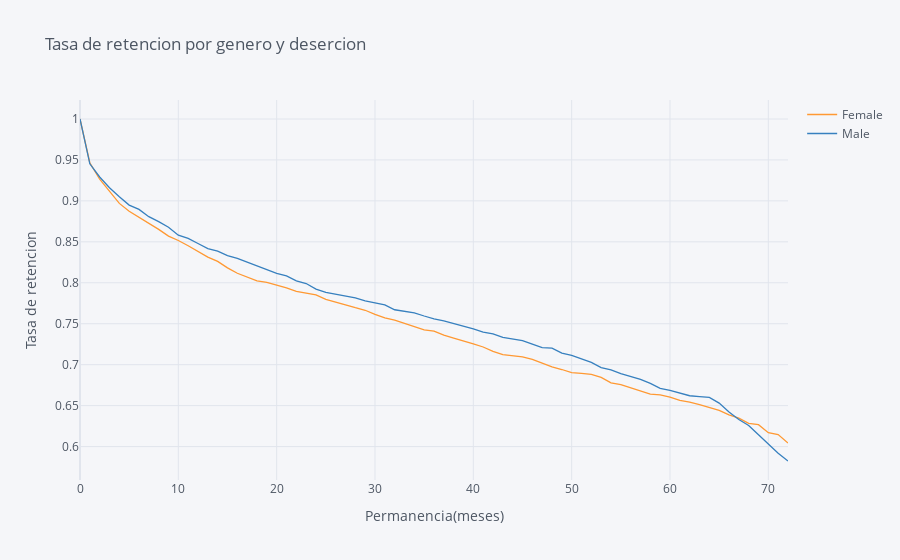

The notebook cell this image was saved under:
### Code cell
rates=survival(data, 'gender', 'tenure', 'ChurnBinary')

rates.iplot(kind='line', xTitle='Permanencia(meses)', yTitle='Tasa de retencion',
            title='Tasa de retencion por genero y desercion')

### Figure 1 — Plotly figure (JSON) as saved in the notebook; plotly's stock layout.template omitted (floating-point values rounded to 4 significant figures)
{"data": [{"line": {"color": "rgba(255, 153, 51, 1.0)", "dash": "solid", "shape": "linear", "width": 1.3}, "mode": "lines", "name": "Female", "text": "", "type": "scatter", "x": [0, 1, 2, 3, 4, 5, 6, 7, 8, 9, 10, 11, 12, 13, 14, 15, 16, 17, 18, 19, 20, 21, 22, 23, 24, 25, 26, 27, 28, 29, 30, 31, 32, 33, 34, 35, 36, 37, 38, 39, 40, 41, 42, 43, 44, 45, 46, 47, 48, 49, 50, 51, 52, 53, 54, 55, 56, 57, 58, 59, 60, 61, 62, 63, 64, 65, 66, 67, 68, 69, 70, 71, 72], "y": [1, 0.9466, 0.9265, 0.9114, 0.8969, 0.8873, 0.88, 0.8727, 0.8652, 0.857, 0.8516, 0.8452, 0.8384, 0.8314, 0.8261, 0.8182, 0.8116, 0.8068, 0.8024, 0.8005, 0.7974, 0.7939, 0.7896, 0.7876, 0.7852, 0.7798, 0.776, 0.773, 0.7695, 0.7665, 0.7615, 0.757, 0.7543, 0.7501, 0.7459, 0.7425, 0.741, 0.7361, 0.7325, 0.7284, 0.7253, 0.7216, 0.7162, 0.7123, 0.7112, 0.7094, 0.7065, 0.7023, 0.6973, 0.6941, 0.6902, 0.6895, 0.6881, 0.6845, 0.6779, 0.6756, 0.6717, 0.6683, 0.6641, 0.6632, 0.6604, 0.6565, 0.6544, 0.6511, 0.6477, 0.6441, 0.6388, 0.6346, 0.6285, 0.6267, 0.617, 0.6147, 0.6042]}, {"line": {"color": "rgba(55, 128, 191, 1.0)", "dash": "solid", "shape": "linear", "width": 1.3}, "mode": "lines", "name": "Male", "text": "", "type": "scatter", "x": [0, 1, 2, 3, 4, 5, 6, 7, 8, 9, 10, 11, 12, 13, 14, 15, 16, 17, 18, 19, 20, 21, 22, 23, 24, 25, 26, 27, 28, 29, 30, 31, 32, 33, 34, 35, 36, 37, 38, 39, 40, 41, 42, 43, 44, 45, 46, 47, 48, 49, 50, 51, 52, 53, 54, 55, 56, 57, 58, 59, 60, 61, 62, 63, 64, 65, 66, 67, 68, 69, 70, 71, 72], "y": [1, 0.9453, 0.9292, 0.9161, 0.9051, 0.8949, 0.8896, 0.8807, 0.8746, 0.8678, 0.8582, 0.8541, 0.848, 0.8418, 0.8386, 0.8333, 0.8297, 0.825, 0.8206, 0.8153, 0.8116, 0.8085, 0.8023, 0.7991, 0.7923, 0.7882, 0.7857, 0.7832, 0.7815, 0.778, 0.7758, 0.773, 0.7671, 0.7647, 0.7633, 0.7595, 0.756, 0.7535, 0.7504, 0.7473, 0.7436, 0.7399, 0.7377, 0.7333, 0.731, 0.7293, 0.7251, 0.7209, 0.7203, 0.714, 0.7115, 0.7069, 0.7028, 0.6965, 0.6936, 0.6891, 0.6852, 0.6821, 0.6771, 0.6712, 0.6686, 0.6649, 0.6621, 0.6611, 0.66, 0.6531, 0.6423, 0.6331, 0.6258, 0.6144, 0.6031, 0.592, 0.5824]}], "layout": {"legend": {"bgcolor": "#F5F6F9", "font": {"color": "#4D5663"}}, "paper_bgcolor": "#F5F6F9", "plot_bgcolor": "#F5F6F9", "title": {"font": {"color": "#4D5663"}, "text": "Tasa de retencion por genero y desercion"}, "xaxis": {"gridcolor": "#E1E5ED", "showgrid": true, "tickfont": {"color": "#4D5663"}, "title": {"font": {"color": "#4D5663"}, "text": "Permanencia(meses)"}, "zerolinecolor": "#E1E5ED"}, "yaxis": {"gridcolor": "#E1E5ED", "showgrid": true, "tickfont": {"color": "#4D5663"}, "title": {"font": {"color": "#4D5663"}, "text": "Tasa de retencion"}, "zerolinecolor": "#E1E5ED"}}}
